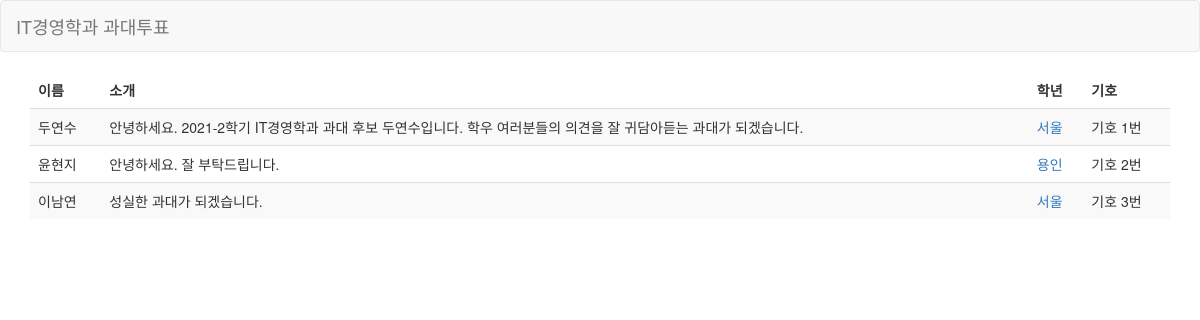
/polls/, run on an earlier commit of the app's database.
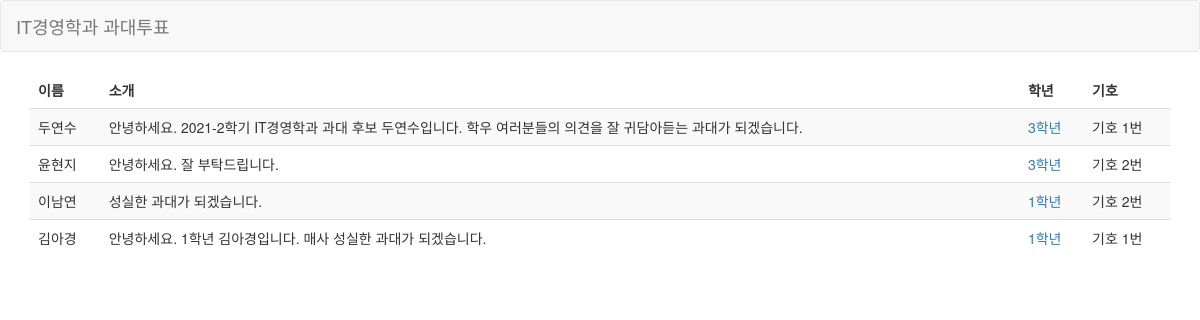
And on a later commit of the database.
### polls/models.py (models this page shows, shortened)
class Candidate(models.Model):
    name = models.CharField(max_length=10)
    introduction = models.TextField()
    area = models.CharField(max_length=15)
    party_number = models.IntegerField(default=1)

### polls/views.py (the view)
# urls.py: path('',views.index, name='index'),
def index(request):
    candidates = Candidate.objects.all()
    context = {'candidates': candidates}  # context에 모든 후보에 대한 정보를 저장
    return render(request, 'polls/index.html', context)  # context로 html에 모든 후보에 대한 정보를 전달

### polls/templates/polls/index.html (shortened to what this page needs)
{% extends "polls/layout.html" %}
{% block content %}
<div class="container">
    <table class="table table-striped">
        <thead>
        <tr>
            <td><B>이름</B></td>
            <td><B>소개</B></td>
            <td><B>학년</B></td>
            <td><B>기호</B></td>
        </tr>
        </thead>
        <tbody>
        {% for candidate in candidates %}
        <tr>
            <td> {{candidate.name}} </td>
            <td> {{candidate.introduction}} </td>
            <td><a href = "areas/{{candidate.area}}/"> {{candidate.area}}</a></td>
            <td> 기호 {{candidate.party_number}}번 </td>
        </tr>
       {% endfor %}
        </tbody>
    </table>
{% endblock %}

### polls/templates/polls/layout.html (shortened to what this page needs)
<!DOCTYPE html>
<html lang="en">
<head>
  <link rel="stylesheet" href="http://maxcdn.bootstrapcdn.com/bootstrap/3.3.6/css/bootstrap.min.css">
</head>
<body>
<nav class="navbar navbar-default">
  <div class="container-fluid">
    <div class="navbar-header">
      <a class="navbar-brand" href="{% url 'polls:index' %}">IT경영학과 과대투표</a>
    </div>
</nav>
{% block content %}{% endblock %}
</body>
</html>

What changed in the data, as far as the page shows it:
changed Candidate "두연수": area "서울" → "3학년"
changed Candidate "윤현지": area "용인" → "3학년"
changed Candidate "이남연": area "서울" → "1학년"; party_number "3" → "2"
added Candidate: name "김아경", introduction "안녕하세요. 1학년 김아경입니다. 매사 성실한 과대가 되겠습니다.", area "1학년", party_number "1"
